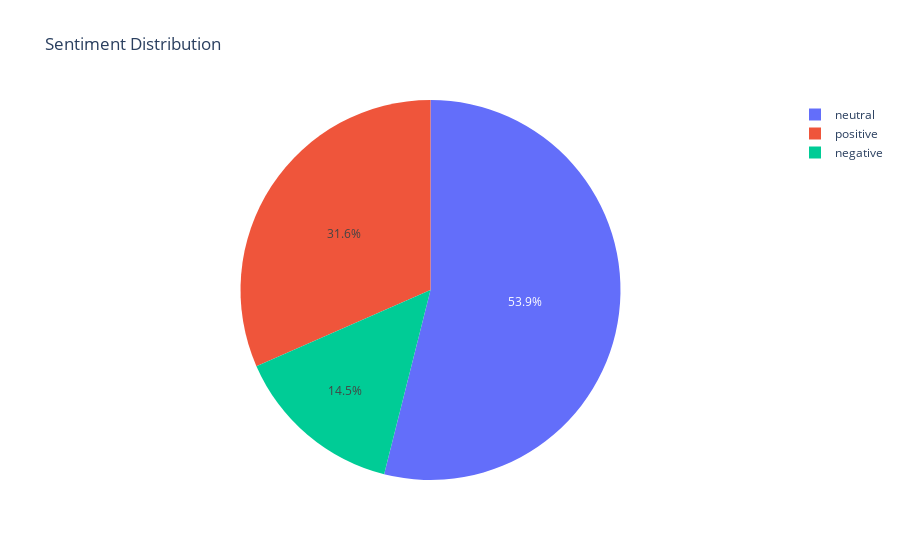

The code cell stored with this chart in its notebook:
### Code cell
fig = px.pie(sentiment_counts, values='Sentiment', names='index', title="Sentiment Distribution")
fig.show()

### Figure 1 — Plotly figure (JSON) as saved in the notebook; plotly's stock layout.template omitted (floating-point values rounded to 4 significant figures)
{"data": [{"domain": {"x": [0, 1], "y": [0, 1]}, "hovertemplate": "index=%{label}<br>Sentiment=%{value}<extra></extra>", "labels": ["neutral", "positive", "negative"], "legendgroup": "", "name": "", "showlegend": true, "type": "pie", "values": [2363, 1383, 636]}], "layout": {"legend": {"tracegroupgap": 0}, "title": {"text": "Sentiment Distribution"}}}
